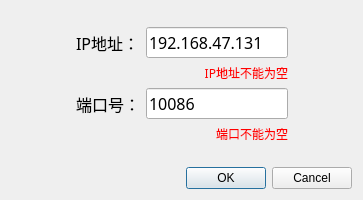
<?xml version="1.0" encoding="UTF-8"?>
<ui version="4.0">
 <class>ConfigDialog</class>
 <widget class="QDialog" name="ConfigDialog">
  <property name="geometry">
   <rect>
    <x>0</x>
    <y>0</y>
    <width>363</width>
    <height>200</height>
   </rect>
  </property>
  <property name="sizePolicy">
   <sizepolicy hsizetype="Fixed" vsizetype="Fixed">
    <horstretch>0</horstretch>
    <verstretch>0</verstretch>
   </sizepolicy>
  </property>
  <property name="minimumSize">
   <size>
    <width>363</width>
    <height>200</height>
   </size>
  </property>
  <property name="maximumSize">
   <size>
    <width>363</width>
    <height>200</height>
   </size>
  </property>
  <property name="contextMenuPolicy">
   <enum>Qt::DefaultContextMenu</enum>
  </property>
  <property name="windowTitle">
   <string>请输入服务器IP地址和端口</string>
  </property>
  <property name="whatsThis">
   <string/>
  </property>
  <layout class="QGridLayout" name="gridLayout">
   <item row="2" column="1">
    <spacer name="verticalSpacer_2">
     <property name="orientation">
      <enum>Qt::Vertical</enum>
     </property>
     <property name="sizeHint" stdset="0">
      <size>
       <width>20</width>
       <height>22</height>
      </size>
     </property>
    </spacer>
   </item>
   <item row="1" column="0">
    <spacer name="horizontalSpacer">
     <property name="orientation">
      <enum>Qt::Horizontal</enum>
     </property>
     <property name="sizeHint" stdset="0">
      <size>
       <width>40</width>
       <height>20</height>
      </size>
     </property>
    </spacer>
   </item>
   <item row="0" column="1">
    <spacer name="verticalSpacer">
     <property name="orientation">
      <enum>Qt::Vertical</enum>
     </property>
     <property name="sizeHint" stdset="0">
      <size>
       <width>20</width>
       <height>21</height>
      </size>
     </property>
    </spacer>
   </item>
   <item row="1" column="1">
    <layout class="QVBoxLayout" name="verticalLayout">
     <item>
      <layout class="QHBoxLayout" name="horizontalLayout">
       <item>
        <widget class="QLabel" name="label">
         <property name="font">
          <font>
           <family>微软雅黑</family>
           <pointsize>12</pointsize>
          </font>
         </property>
         <property name="text">
          <string>IP地址：</string>
         </property>
         <property name="buddy">
          <cstring>txtIP</cstring>
         </property>
        </widget>
       </item>
       <item>
        <widget class="QLineEdit" name="txtIP">
         <property name="font">
          <font>
           <family>微软雅黑</family>
           <pointsize>12</pointsize>
          </font>
         </property>
         <property name="inputMask">
          <string/>
         </property>
         <property name="text">
          <string>192.168.47.131</string>
         </property>
         <property name="frame">
          <bool>true</bool>
         </property>
        </widget>
       </item>
      </layout>
     </item>
     <item>
      <widget class="QLabel" name="lblIP">
       <property name="enabled">
        <bool>true</bool>
       </property>
       <property name="palette">
        <palette>
         <active>
          <colorrole role="WindowText">
           <brush brushstyle="SolidPattern">
            <color alpha="255">
             <red>255</red>
             <green>0</green>
             <blue>0</blue>
            </color>
           </brush>
          </colorrole>
         </active>
         <inactive>
          <colorrole role="WindowText">
           <brush brushstyle="SolidPattern">
            <color alpha="255">
             <red>255</red>
             <green>0</green>
             <blue>0</blue>
            </color>
           </brush>
          </colorrole>
         </inactive>
         <disabled>
          <colorrole role="WindowText">
           <brush brushstyle="SolidPattern">
            <color alpha="255">
             <red>120</red>
             <green>120</green>
             <blue>120</blue>
            </color>
           </brush>
          </colorrole>
         </disabled>
        </palette>
       </property>
       <property name="font">
        <font>
         <family>微软雅黑</family>
         <underline>false</underline>
        </font>
       </property>
       <property name="layoutDirection">
        <enum>Qt::LeftToRight</enum>
       </property>
       <property name="text">
        <string>IP地址不能为空</string>
       </property>
       <property name="alignment">
        <set>Qt::AlignRight|Qt::AlignTrailing|Qt::AlignVCenter</set>
       </property>
      </widget>
     </item>
     <item>
      <layout class="QHBoxLayout" name="horizontalLayout_2">
       <item>
        <widget class="QLabel" name="label_2">
         <property name="font">
          <font>
           <family>微软雅黑</family>
           <pointsize>12</pointsize>
          </font>
         </property>
         <property name="text">
          <string>端口号：</string>
         </property>
         <property name="buddy">
          <cstring>txtPort</cstring>
         </property>
        </widget>
       </item>
       <item>
        <widget class="QLineEdit" name="txtPort">
         <property name="font">
          <font>
           <family>微软雅黑</family>
           <pointsize>12</pointsize>
          </font>
         </property>
         <property name="inputMask">
          <string/>
         </property>
         <property name="text">
          <string>10086</string>
         </property>
         <property name="maxLength">
          <number>32767</number>
         </property>
        </widget>
       </item>
      </layout>
     </item>
     <item>
      <widget class="QLabel" name="lblPort">
       <property name="palette">
        <palette>
         <active>
          <colorrole role="WindowText">
           <brush brushstyle="SolidPattern">
            <color alpha="255">
             <red>255</red>
             <green>0</green>
             <blue>0</blue>
            </color>
           </brush>
          </colorrole>
         </active>
         <inactive>
          <colorrole role="WindowText">
           <brush brushstyle="SolidPattern">
            <color alpha="255">
             <red>255</red>
             <green>0</green>
             <blue>0</blue>
            </color>
           </brush>
          </colorrole>
         </inactive>
         <disabled>
          <colorrole role="WindowText">
           <brush brushstyle="SolidPattern">
            <color alpha="255">
             <red>120</red>
             <green>120</green>
             <blue>120</blue>
            </color>
           </brush>
          </colorrole>
         </disabled>
        </palette>
       </property>
       <property name="font">
        <font>
         <family>微软雅黑</family>
         <underline>false</underline>
        </font>
       </property>
       <property name="layoutDirection">
        <enum>Qt::LeftToRight</enum>
       </property>
       <property name="text">
        <string>端口不能为空</string>
       </property>
       <property name="alignment">
        <set>Qt::AlignRight|Qt::AlignTrailing|Qt::AlignVCenter</set>
       </property>
      </widget>
     </item>
    </layout>
   </item>
   <item row="1" column="2">
    <spacer name="horizontalSpacer_2">
     <property name="orientation">
      <enum>Qt::Horizontal</enum>
     </property>
     <property name="sizeHint" stdset="0">
      <size>
       <width>40</width>
       <height>20</height>
      </size>
     </property>
    </spacer>
   </item>
   <item row="3" column="0" colspan="3">
    <widget class="QDialogButtonBox" name="buttonBox">
     <property name="orientation">
      <enum>Qt::Horizontal</enum>
     </property>
     <property name="standardButtons">
      <set>QDialogButtonBox::Cancel|QDialogButtonBox::Ok</set>
     </property>
     <property name="centerButtons">
      <bool>false</bool>
     </property>
    </widget>
   </item>
  </layout>
 </widget>
 <resources/>
 <connections>
  <connection>
   <sender>buttonBox</sender>
   <signal>accepted()</signal>
   <receiver>ConfigDialog</receiver>
   <slot>accept()</slot>
   <hints>
    <hint type="sourcelabel">
     <x>248</x>
     <y>254</y>
    </hint>
    <hint type="destinationlabel">
     <x>157</x>
     <y>274</y>
    </hint>
   </hints>
  </connection>
  <connection>
   <sender>buttonBox</sender>
   <signal>rejected()</signal>
   <receiver>ConfigDialog</receiver>
   <slot>reject()</slot>
   <hints>
    <hint type="sourcelabel">
     <x>316</x>
     <y>260</y>
    </hint>
    <hint type="destinationlabel">
     <x>286</x>
     <y>274</y>
    </hint>
   </hints>
  </connection>
 </connections>
</ui>
